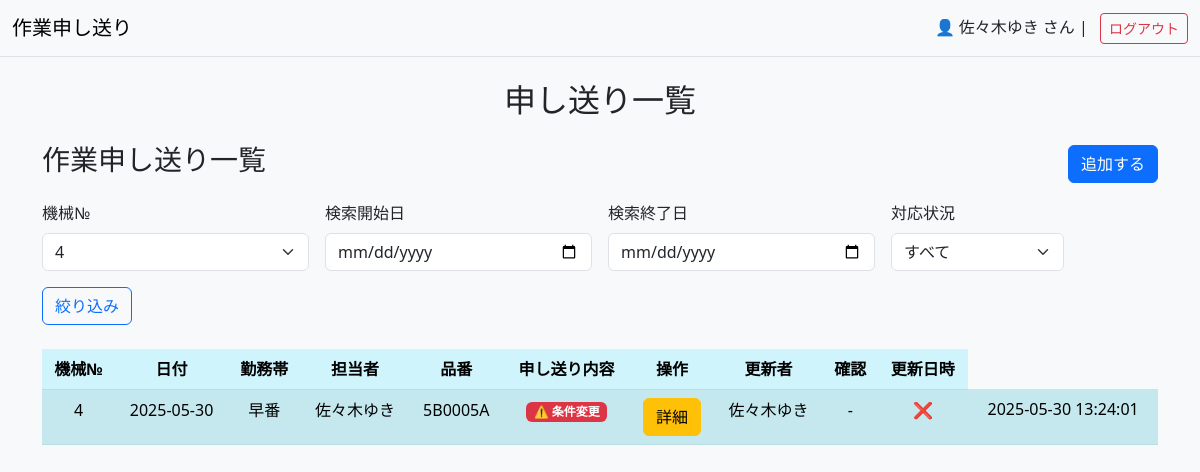
The app's page /?machine_no=4 (signed in) with its own data.
### tables this page shows
CREATE TABLE work_notes (
        id INTEGER PRIMARY KEY AUTOINCREMENT,
        machine_no TEXT NOT NULL,           -- 機械番号
        date DATE NOT NULL,                 -- 日付
        shift TEXT NOT NULL,                -- 勤務帯（例：早番、遅番など）
        operator TEXT NOT NULL,             -- 担当者
        product_no TEXT NOT NULL,           -- 品番
        note TEXT NOT NULL,                 -- 申し送り内容
        created_at TIMESTAMP DEFAULT CURRENT_TIMESTAMP,
        updated_at TIMESTAMP DEFAULT CURRENT_TIMESTAMP
    , additional_note TEXT, updated_by TEXT, updater TEXT, resolved BOOLEAN DEFAULT 0, status TEXT DEFAULT 'no_issue', resolved_by TEXT);

### app.py (the view)
@app.route("/", methods=["GET", "POST"])
def index():
    if "user_id" not in session:
        return redirect(url_for("login"))
    if request.method == "POST":
        machine_no = request.form["machine_no"]
        date = request.form["date"]
        shift = request.form["shift"]
        operator = session.get("name")  # ログイン中のユーザー名を担当者として記録
        product_no = request.form["product_no"]
        note = request.form["note"]
        updater = session.get("name")
        add_work_note(machine_no, date, shift, operator, product_no, note, updater)
        return redirect(url_for("index"))
    else:
        machine_no = request.args.get("machine_no")
        start_date = request.args.get("start_date")
        end_date = request.args.get("end_date")
        resolved_str = request.args.get("resolved")
        resolved = int(resolved_str) if resolved_str in ["0", "1"] else None
        work_notes = get_filtered_work_notes(machine_no, start_date, end_date, resolved)
        machine_nos = get_machine_nos()  # ← 機械№一覧
        return render_template("index.html", work_notes=work_notes, machine_nos=machine_nos)

### database.py (called while the page is built)
def get_connection_db():
    conn = sqlite3.connect("todo.db")
    conn.row_factory = sqlite3.Row
    return conn

def get_machine_nos():
    conn = get_connection_db()
    c = conn.cursor()
    c.execute("SELECT DISTINCT machine_no FROM work_notes ORDER BY machine_no")
    return [row["machine_no"] for row in c.fetchall()]

def get_filtered_work_notes(machine_no=None, start_date=None, end_date=None, resolved=None):
    conn = get_connection_db()
    c = conn.cursor()
    query = """
        SELECT id, machine_no, date, shift, operator, product_no, note,
               updater, updated_at, resolved  -- 追加！
        FROM work_notes
        WHERE 1=1
    """
    params = []
    if machine_no:
        query += " AND machine_no = ?"
        params.append(machine_no)
    if start_date:
        query += " AND date >= ?"
        params.append(start_date)
    if end_date:
        query += " AND date <= ?"
        params.append(end_date)
    if resolved is not None:
        query += " AND resolved = ?"
        params.append(resolved)
    query += " ORDER BY date DESC"
    c.execute(query, params)
    work_notes = c.fetchall()
    conn.close()
    return work_notes

### templates/index.html (shortened to what this page needs)
{% extends "base.html" %}
{% block content %}
<h2 class="mb-4 text-center">申し送り一覧</h2>
<div class="d-flex justify-content-between align-items-center mb-3">
            <h3>作業申し送り一覧</h3>
            <button class="btn btn-primary" data-bs-toggle="collapse" data-bs-target="#addform">追加する</button>
</div>
<form method="get" class="row g-3 mb-4">
    <div class="col-md-3">
        <label for="machine_no" class="form-label">機械№</label>
        <select name="machine_no" class="form-select">
            {% for i in range(1, 21) %}
            <option value="{{ i }}" {% if request.args.get('machine_no')==(i | string) %}selected{% endif %}>{{ i }}</option>
            {% endfor %}
        </select>
    </div>
    <div class="col-md-3">
        <label for="start_date" class="form-label">検索開始日</label>
        <input type="date" name="start_date" class="form-control" value="{{ request.args.get('start_date', '') }}">
    </div>
    <div class="col-md-3">
        <label for="end_date" class="form-label">検索終了日</label>
        <input type="date" name="end_date" class="form-control" value="{{ request.args.get('end_date', '') }}">
    </div>
    <div class="col-md-2">
        <label for="resolved" class="form-label">対応状況</label>
        <select name="resolved" class="form-select">
            <option value="">すべて</option>
        </select>
    </div>
    <div class="col-md-2">
        <button type="submit" class="btn btn-outline-primary">絞り込み</button>
    </div>
</form>
<table class="table table-striped table-hover text-center table-info">
    <thead>
        <tr>
            <th>機械№</th>
            <th>日付</th>
            <th>勤務帯</th>
            <th>担当者</th>
            <th>品番</th>
            <th>申し送り内容</th>
            <th>操作</th>
            <th>更新者</th>
            <th>確認</th>
            <th>更新日時</th>
        </tr>
    </thead>
    <tbody>
         {% for note in work_notes %}
                <tr>
                    <td>{{ note['machine_no'] }}</td>
                    <td>{{ note['date'] }}</td>
                    <td>{{ note['shift'] }}</td>
                    <td>{{ note['operator'] }}</td>
                    <td>{{ note['product_no'] }}</td>
                    {% set lines = note['note'].split('\n') %}
                    {% set last_note = lines[-1] %}
                    <td style="max-width: 200px; word-break: break-word; white-space: normal;">
                        {% if '問題なし' in last_note %}
                        <span class="badge bg-success">✅ 問題なし</span>
                        {% else %}
                        <span class="badge bg-danger">⚠️ {{ last_note }}</span>
                        {% endif %}
                    </td>
                    <td>
                        <a href="{{ url_for('show', id=note['id']) }}" class="btn btn-warning">詳細</a>
                    </td>
                    <td>{{ note.updater or '-' }}</td>
                    <td>
                        {% if note['status'] == 'no_issue' %}
                        ✅ 問題なし
                        {% elif note['status'] == 'resolved' %}
                        ✅ 対応済
                        {% elif note['status'] == 'has_issue' %}
                        ⚠️ 要対応
                        {% else %}
                        -
                        {% endif %}
                    </td>
                    <td>
                        {% if note.resolved %}
                            ✅
                        {% else %}
                            ❌
                        {% endif %}
                    </td>
                    <td>{{ note.updated_at or '-' }}</td>
                </tr>
            {% endfor %}
            </tbody>
        </table>
    </div>
{% endblock %}

### records on screen
work_notes: machine_no "4", date "2025-05-30", shift "早番", operator "佐々木ゆき", product_no "5B0005A", note "条件変更", updater "佐々木ゆき", updated_at "2025-05-30 13:24:01"

### other values on screen
{{ session.name }} "佐々木ゆき"
form field machine_no "4"
